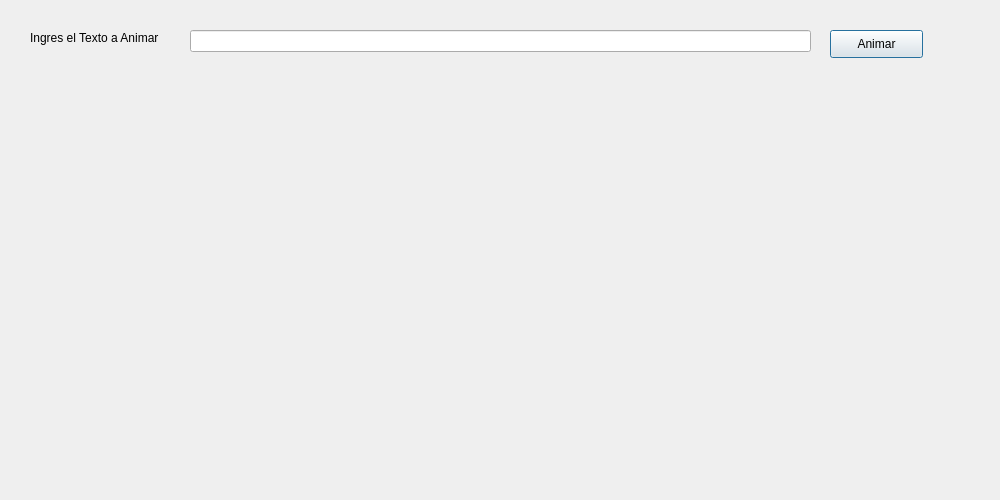
<?xml version="1.0" encoding="UTF-8"?>
<ui version="4.0">
 <class>dlgDemo56</class>
 <widget class="QDialog" name="dlgDemo56">
  <property name="geometry">
   <rect>
    <x>0</x>
    <y>0</y>
    <width>1000</width>
    <height>500</height>
   </rect>
  </property>
  <property name="windowTitle">
   <string>Animacion de un Texto Ingresado con PIL</string>
  </property>
  <widget class="QLabel" name="lblMensaje">
   <property name="geometry">
    <rect>
     <x>30</x>
     <y>30</y>
     <width>161</width>
     <height>16</height>
    </rect>
   </property>
   <property name="text">
    <string>Ingres el Texto a Animar</string>
   </property>
  </widget>
  <widget class="QLineEdit" name="txtMensaje">
   <property name="geometry">
    <rect>
     <x>190</x>
     <y>30</y>
     <width>621</width>
     <height>22</height>
    </rect>
   </property>
  </widget>
  <widget class="QPushButton" name="btnAnimar">
   <property name="geometry">
    <rect>
     <x>830</x>
     <y>30</y>
     <width>93</width>
     <height>28</height>
    </rect>
   </property>
   <property name="text">
    <string>Animar</string>
   </property>
  </widget>
  <widget class="QLabel" name="lblGrafico">
   <property name="geometry">
    <rect>
     <x>30</x>
     <y>80</y>
     <width>941</width>
     <height>391</height>
    </rect>
   </property>
   <property name="text">
    <string/>
   </property>
  </widget>
 </widget>
 <resources/>
 <connections/>
</ui>
